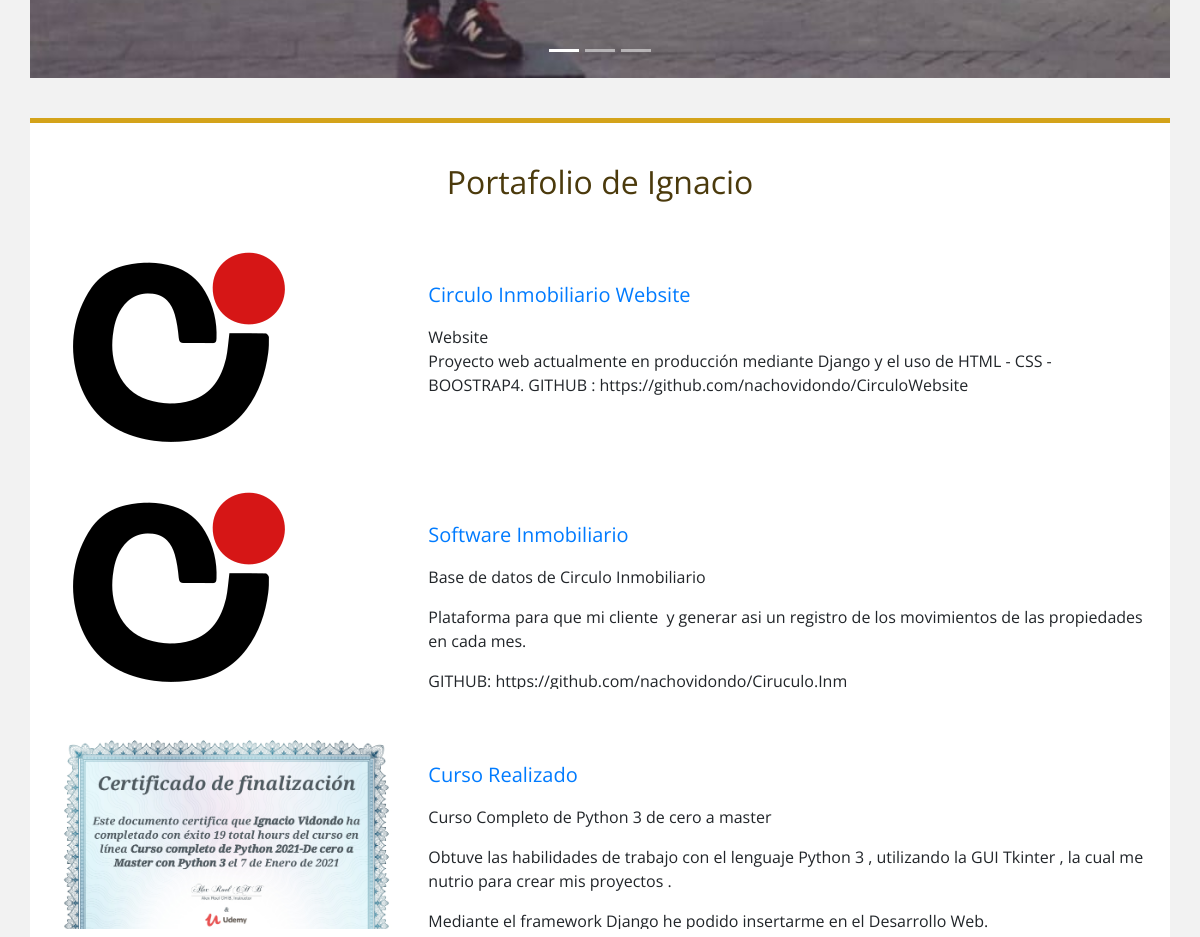
/ (middle part), run on an earlier commit of the app's database.
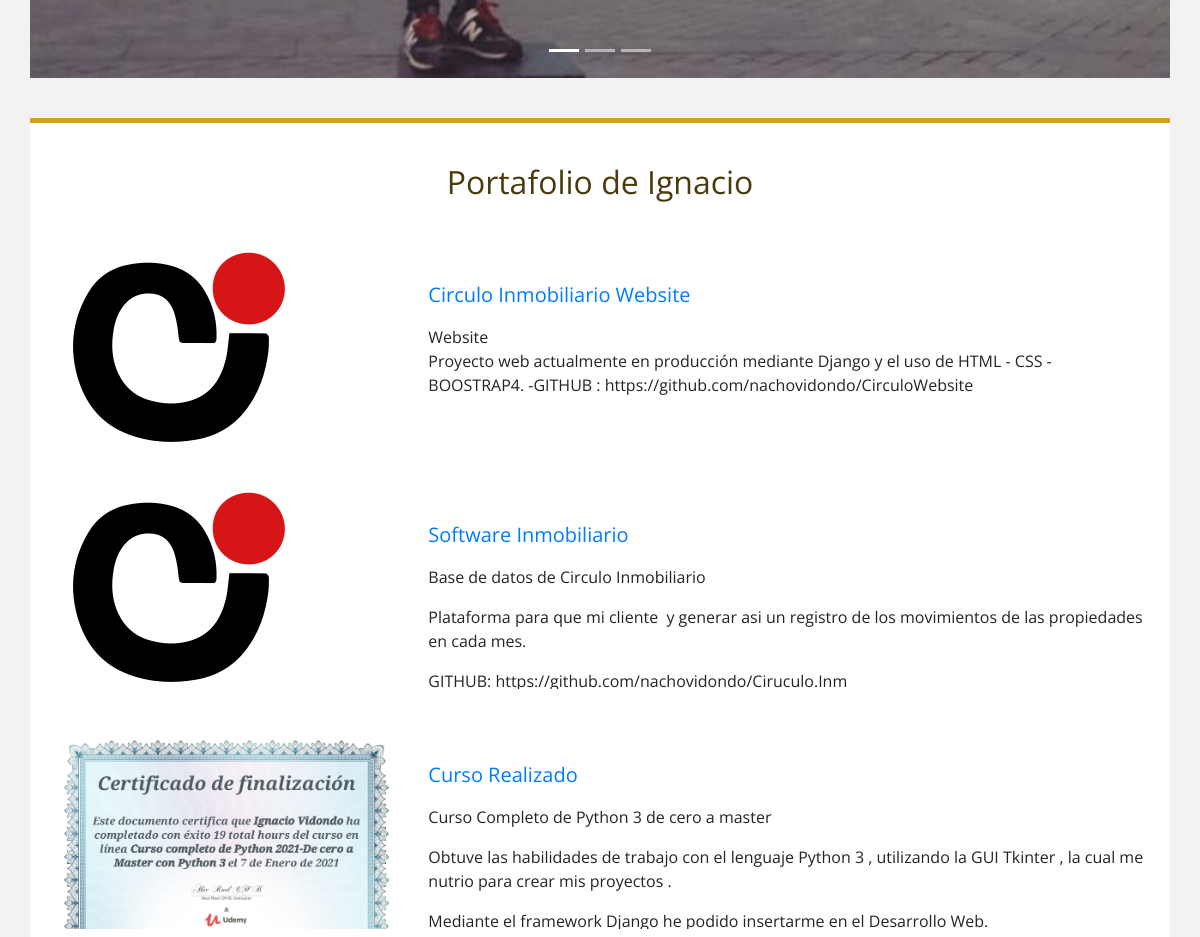
And on a later commit of the database.
### Projects/models.py (models this page shows, shortened)
class Proyecto(models.Model):
    title = models.CharField(max_length=200,verbose_name="Titulo ")
    subtitle = models.CharField(max_length=200,verbose_name="Subtitulo")
    content = models.TextField(verbose_name = "Contenido")
    image = models.ImageField(verbose_name ="Imagen", upload_to = "Projects")
    created= models.DateTimeField(auto_now_add= True, verbose_name= "Creado")
    updated = models.DateTimeField(auto_now=True, verbose_name ="Editado")
    class Meta():
        verbose_name ="Proyecto"
        verbose_name_plural= "Proyectos"
        ordering = ["-created"]

### Projects/views.py (the view)
# urls.py: path('', proyectosList.as_view(), name = "proyectos"),
class proyectosList(generic.ListView):
    model = Proyecto
    template_name= 'Proyecto/proyectos.html'

### Projects/templates/Proyecto/proyectos.html (shortened to what this page needs)
 {% extends 'App1/base.html'%} {% load static %}
{% block content %}
<main>
    <div class="container">
        <div class="row contenedor">
            <div class="col">
                <h2 class="titulo">Portafolio de Ignacio </h2>
                <div class="row projects justify-content-center">
                    {% for proyecto in object_list %}
                    <div class="content-project col-12 col-lg-4 col-md-4">
                        <a href="{% url 'detail' proyecto.id %}">
                            <img src="{{proyecto.image.url}}" class="img-fluid" alt="...">
                        </a>
                    </div>
                    <div class="content-project col-12 col-lg-8 col-md-8">
                        <a href="{% url 'detail' proyecto.id %}">
                            <h5 class="title-project">{{proyecto.title}}</a>
                        <span>{{proyecto.subtitle}}</span>
                        <p>{{proyecto.content|safe}}</p>
                    </div>
                    {% endfor %}
                </div>
            </div>
        </div>
    </div>
</main>
{% endblock %}

What changed in the data, as far as the page shows it:
changed Proyecto "Circulo Inmobiliario Website": content "Proyecto web actualmente en producción mediante Django y el uso de HTML - CSS - BOOSTRAP4. GITHUB : https://github.com/nachovidondo/CirculoWebsite" → "Proyecto web actualmente en producción mediante Django y el uso de HTML - CSS - BOOSTRAP4. -GITHUB : https://github.com/nachovidondo/CirculoWebsite"
